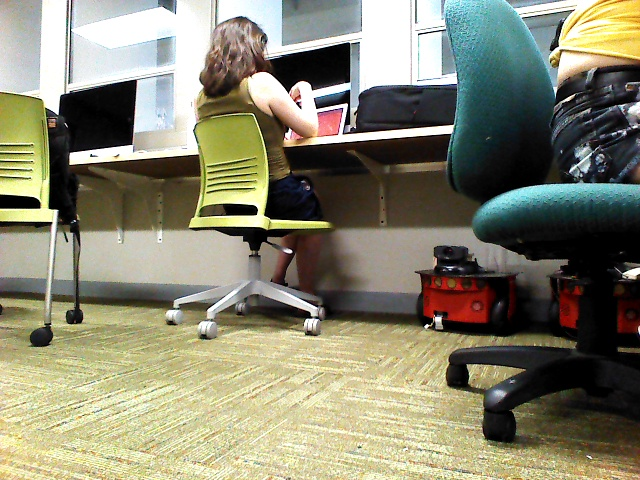
#> input picture src/match_seeker/scripts/markLocations/testTurtlebotVidFrames/frame0002.jpg, 640 x 480 px, found by its file name; its folder holds only this picture in this run
$ python cullPictures.py
#> lines starting #> are read from the running program, lines starting #| are printed output that depends on the picture; after the words box and inside, x2 and y2 are one past the last pixel; in counts of white or black regions, pixels touching at a corner belong together
import os
import cv2
import numpy as np
""" ------------------------------------------------------------------------------------------------------------------
File: cullPictures.py
Authors: Susan Fox, Malini Sharma, Jinyoung Lim
Date: May 2018

For identifying (blur or duplicate) images that need to be deleted.
- Displays currrent, (undeleted) previous, and absolute difference (a.k.a. DIFF) of the two images
- By looking at those images (mainly DIFF for duplicate and current for blur), user decides whether or not the current
image should be deleted.
- Has "undo" functionality that lets the user to go backward by one image
- More graceful handling of missing images (discrete image (or frames) numbers that might have been due to manual
deletion of some images) compared to scanImageMatches.py
- Make sure to cut images by 10000 if there are more than that. This is to prevent the image *jumping* from 1000 to
10000 (then 10009 to 1001 and etc.) because the minimum number of digits when saving frames is 4
------------------------------------------------------------------------------------------------------------------"""

class CullPictures(object):
    def __init__(self, imageDir, outputFileName, startFileName = "",
                 cullType="all", x1=0, x2=0, y1=0, y2=0, locFileName=""):
        self.imageDir = imageDir
        self.outputFileName = outputFileName
        self.toBeDeleted = []

        self.filenames = []
        self.locFileName = locFileName
        self.startFileName = startFileName

        if cullType == "all":
            self.filenames = self.getAllFileNames()
        elif cullType == "ranged":
            if (x1==0 and x2==0 and y1==0 and y2==0):
                print("Give proper range for restricted cull.")
            else:
                self.filenames = self.getRangedFileNames(x1=x1, x2=x2, y1=y1, y2=y2)
        else:
            print("cullType must be either 'all' or 'ranged'")
        # Set up windows
        cv2.namedWindow("current")
        cv2.namedWindow("previous")
        cv2.namedWindow("DIFF")
        cv2.moveWindow("current", 50, 50)
        cv2.moveWindow("previous", 700, 50)
        cv2.moveWindow("DIFF", 1400, 50)

    def getRangedFileNames(self, x1, x2, y1, y2):
        locFile = open(self.locFileName, "r")
        frameToLocDict = dict()
        filenames = []
        while True:
            line = locFile.readline()
            if not line: break
            if not line.startswith("#"):
                frameNum, x, y, h = line.split(" ")
                # Refer to ImageDataset makeLocDict
                if (x, y) in frameToLocDict.keys():
                    frameToLocDict[(x, y)].append(frameNum)
                else:
                    frameToLocDict[(x, y)] = [frameNum]
        counter = 0
        for (x, y) in frameToLocDict.keys():
            if (x1 < float(x) <= x2) and (y1 < float(y) <= y2):
                print("here (x,y): ", x, y)
                for frame in frameToLocDict[(x, y)]:
                    filenames.append(self.makeFilename(int(frame))) #Check the filename format if has error
        filenames.sort()
        return filenames

    def getAllFileNames(self):
        filenames = os.listdir(self.imageDir)
        for f in filenames:
            if (not f.endswith("jpg")):
                print("Non-jpg file in folder: ", f, "... skipping!")
                filenames.remove(f)
        filenames.sort()
        return filenames

    def go(self):
        if (self.startFileName == ""):
            i = 0
        else:
            i = self.filenames.index(self.startFileName)

        currPrevDic = dict()
        currPrevDic[self.filenames[i]] = None

        while (i < len(self.filenames) and i >= 0):
            currFile = self.filenames[i]

            # [6 lines of commented-out code are left out]

            prevFile = currPrevDic[currFile]
            if (prevFile is None):
                prevImg = np.zeros((500, 500, 3), np.uint8) + 128 # initialize as a grey picture
                prevImgNum = -1
            else:
                prevImg = cv2.imread(self.imageDir + prevFile)
                prevImgNum = self.extractNum(prevFile)

            print(self.imageDir+currFile)
            currImg = cv2.imread(self.imageDir + currFile)
#> currImg is the input picture: shape (480, 640, 3); mean B, G, R 112.3, 133.7, 135.6
            currImgNum = self.extractNum(currFile)
            print(self.imageDir + currFile)
            print(currImgNum)

            if (prevFile is None):
                diffImg = np.zeros((500, 500, 3), np.uint8) + 128
            else:
                diffImg = cv2.absdiff(currImg, prevImg)

            cv2.putText(currImg, str(currImgNum), (50, 50), cv2.FONT_HERSHEY_COMPLEX, 2, (255, 255, 0))
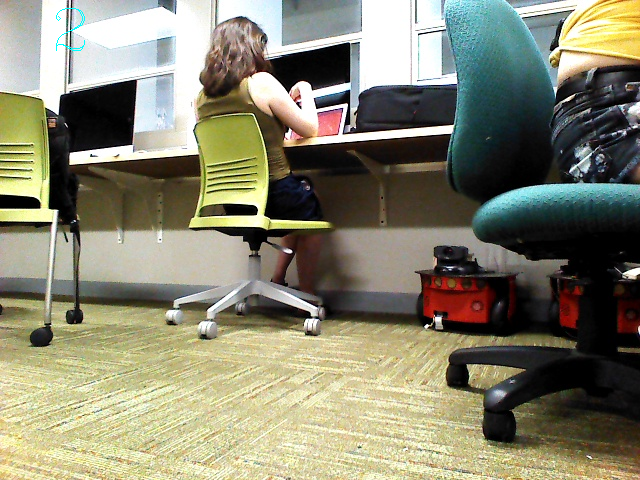
#> currImg: shape (480, 640, 3); 0.05% of pixels changed, all inside (x1, y1, x2, y2) = (56, 8, 85, 51)
            cv2.putText(prevImg, str(prevImgNum), (50, 50), cv2.FONT_HERSHEY_COMPLEX, 2, (255, 255, 0))

            cv2.imshow("current", currImg)
            cv2.imshow("previous", prevImg)
            cv2.imshow("DIFF", diffImg)

            x = cv2.waitKey(0)
#> (key Esc is pressed here)
            ch = chr(x & 0xFF)

            if (ch == 'q'):     # quit
                break
            elif (ch == 'd'):   # delete
                self.toBeDeleted.append(currFile)
                i += 1
                if (i < len(self.filenames)):
                    currPrevDic[self.filenames[i]] = currPrevDic[currFile]
            elif (ch == 'b'):   # "undo"
                i -= 1
                if (self.filenames[i] in self.toBeDeleted):
                    self.toBeDeleted.remove(self.filenames[i])
            else:               # keep the image
                i += 1
                if (i < len(self.filenames)):
                    currPrevDic[self.filenames[i]] = currFile

        self.writeData()


    def writeData(self):
        """
        Writes the file names of to-be-deleted frames one file name per line into a txt file (self.outputFileName). If
        the output file does not exist, makes one. If it does, adds to the existing file.
        """
        matchFile = open(self.outputFileName, 'a')
        matchFile.write("--------------------\n")
        for item in self.toBeDeleted:
            matchFile.write("%s\n" % item)
        matchFile.close()


    def extractNum(self, fileString):
        """Finds sequence of digits"""
        numStr = ""
        foundDigits = False
        for c in fileString:
            if c in '0123456789':
                foundDigits = True
                numStr += c
            elif foundDigits:
                break
        if numStr != "":
            return int(numStr)
        else:
            return -1

    def makeFilename(self, fileNum):
        """Makes a filename for reading or writing image files (from organizePics.py)"""
        formStr = "{0:s}{1:0>4d}.{2:s}"
        name = formStr.format('frames',
                              fileNum,
                              "jpg")
        return name


if __name__ == "__main__":
    cullPicture = CullPictures(imageDir="/home/macalester/PycharmProjects/catkin_ws/src/match_seeker/scripts/markLocations/testTurtlebotVidFrames/",
                               outputFileName="/home/macalester/june28.txt",#tooManyPics_x1_x2_y1_y2
                               startFileName="",
                               cullType="all",
                               x1=14, x2=25,
                               y1=43, y2=47,
                               locFileName="/home/macalester/PycharmProjects/catkin_ws/src/match_seeker/scripts/markLocations/juneElevenLocs.txtData-Jun20Wed-161131.txt")

    cullPicture.go()

$ run again, on src/match_seeker/scripts/markLocations/testTurtlebotVidFrames/frame0007.jpg
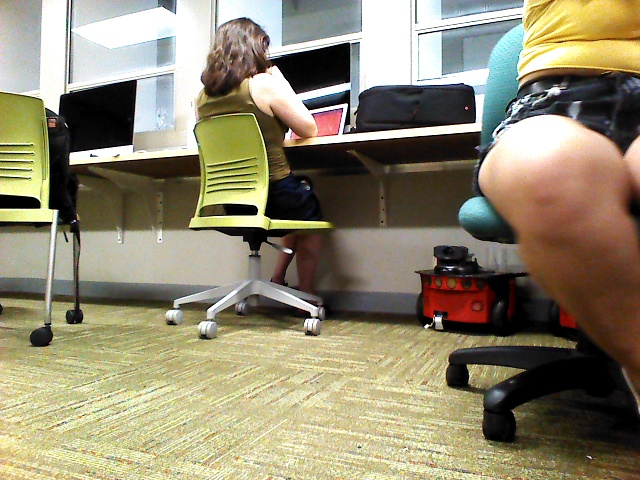
#> input picture src/match_seeker/scripts/markLocations/testTurtlebotVidFrames/frame0007.jpg, 640 x 480 px, found by its file name
#> in go, currImg is the input picture: shape (480, 640, 3); mean B, G, R 112, 136.4, 144.3
#> in go, `cv2.putText(currImg, str(currImgNum), (50, 50), cv2.FONT_HERSHEY_COMPL..`:
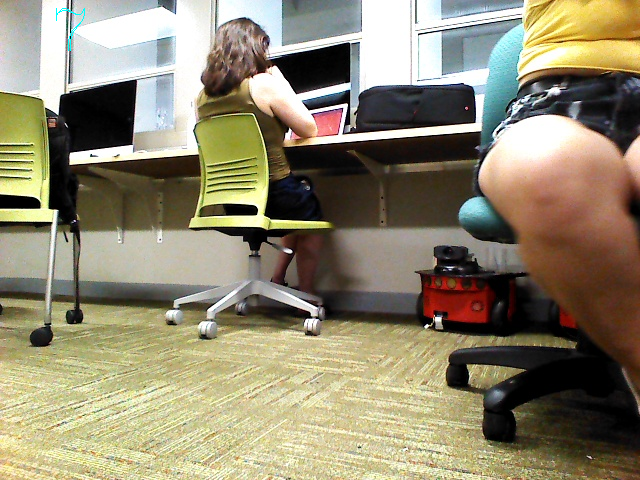
#> currImg: shape (480, 640, 3); 0.04% of pixels changed, all inside (x1, y1, x2, y2) = (56, 8, 85, 51)
